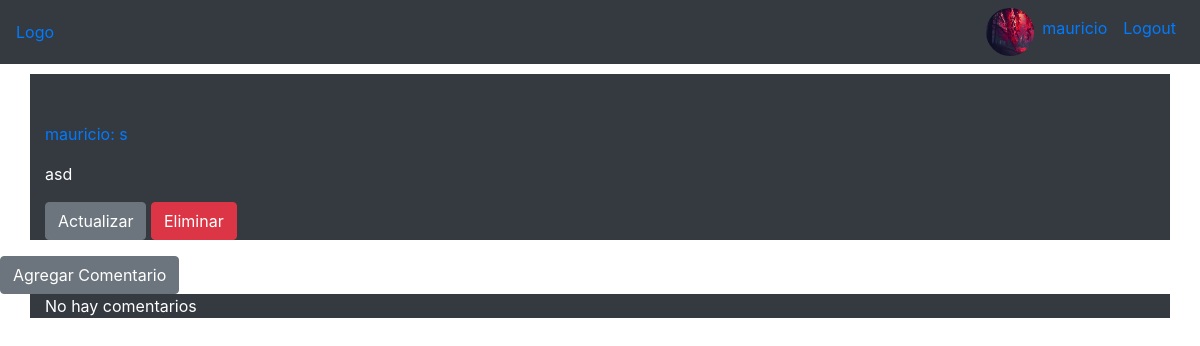
Before: /post/18/ (signed in) with the older database file.
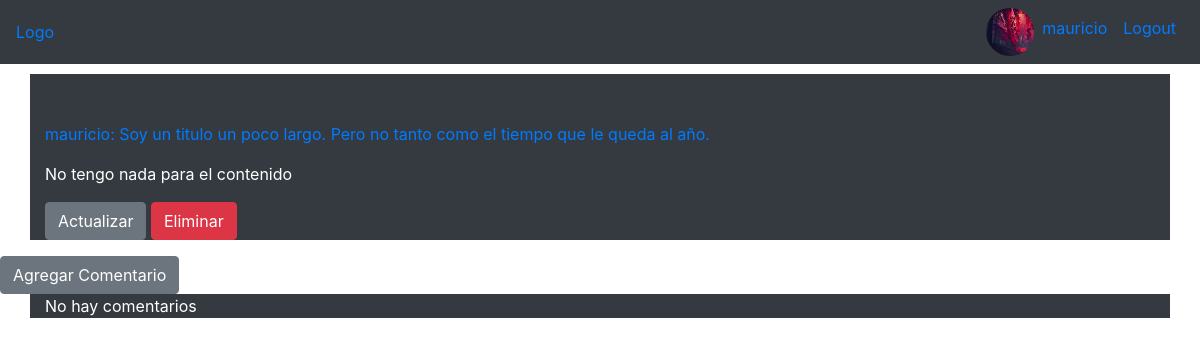
After: the same page with the newer database file.
### blog/models.py (models this page shows, shortened)
class Post(models.Model):
	contenido = models.TextField()
	titulo = models.CharField(max_length = 1000)
	imagen1 = models.ImageField( upload_to = 'post_pics' , null=True, blank=True)
	imagen2 = models.ImageField( upload_to = 'post_pics' ,null=True, blank=True)
	imagen3 = models.ImageField( upload_to = 'post_pics' , null=True, blank=True)
	fecha_creacion = models.DateTimeField(default = timezone.now)
	autor = models.ForeignKey(User, on_delete=models.CASCADE)
	materia = models.ForeignKey('Materia', on_delete=models.CASCADE)
	tiposDePost =[
		 ('Solicitud de apunte digital', 'Solicitud de apunte digital'),
		 ('Solicitud de apunte fisico', 'Solicitud de apunte fisico'),
		 ('Solicitud de otros materiales', 'Solicitud de otros materiales'),
		 ('Solicitud de ayuda ', 'Solicitud de ayuda '),
		 ('Recomendacion', 'Recomendacion'),
		 ('Donacion de apunte digital', 'Donacion de apunte digital'),
		 ('Donacion de apunte fisico', 'Donacion de apunte fisico'),
		 ('Donacion de otros materiales', 'Donacion de otros materiales'),
		 ('otros', 'otros' )
	]
	tipo = models.CharField(
		max_length = 29,
		choices= tiposDePost ,
		default= tiposDePost[5]
	)

### blog/views.py (the view)
# urls.py: path('post/<int:pk>/', PostDetailView.as_view(), name='post-detail'),
class PostDetailView(DetailView):
	model = Post
	def get_context_data(self, **kwargs):
		data = super().get_context_data(**kwargs)
		title = self.get_object().titulo
		data['title'] = title
		return data

### blog/templates/blog/post_detail.html (shortened to what this page needs)
{% extends "blog/base.html" %}
{% block content %}
	<div class="container pt-5 bg-dark text-white">
	<p class="text-primary">{{ object.autor }}: {{object.titulo}}</p>
	<p> {{ object.contenido }} </p>
	{% if object.autor == user %}
		<a class="btn btn-secondary"  href="{% url 'post-actualizar' object.id %}">Actualizar</a>
		<a class="btn btn-danger"  href="{% url 'post-eliminar' object.id %}">Eliminar</a>
	{% endif %}
	</div>
	<a class="btn btn-secondary"  href="{% url 'post-agregar-comentario' object.id %}">Agregar Comentario</a>
	{% if object.comentario_set.all %}
		{% for comentario in object.comentario_set.all %}
		<div class="container bg-dark text-white">
			{% if user == comentario.autor %}
				<a href="{% url 'eliminarComentario' comentario.id %}" class="btn btn-danger" >Eliminar Comentario</a>
			{% endif %}
			<p>{{ comentario.autor }} :</p>
			<p>{{ comentario.contenido }}</p>
			<p>{{ comentario.fecha_creacion }}</p>
			<ul class="ul-horizontal">
				<li>
					{% if comentario.imagen1 %}
					<a target="_blank" href="{{comentario.imagen1.url}}">Imagen 1</a>
					{% endif %}
				</li>
				<li>
					{% if comentario.imagen2 %}
					<a target="_blank" href="{{comentario.imagen2.url}}">Imagen 2</a>
					{% endif %}
				</li>
				<li>
					{% if comentario.imagen3 %}
					<a target="_blank" href="{{comentario.imagen3.url}}">Imagen 3</a>
					{% endif %}
				</li>
			</ul>
		</div>
		{% endfor %}
	{% else %}
		<div class="container bg-dark text-white">
			<p>No hay comentarios</p>
		</div>
	{% endif %}
{% endblock %}

Changed rows visible on the page:
changed Post "mauricio": titulo "s" → "Soy un titulo un poco largo. Pero no tanto como el tiempo que le queda al año."; contenido "asd" → "No tengo nada para el contenido"
